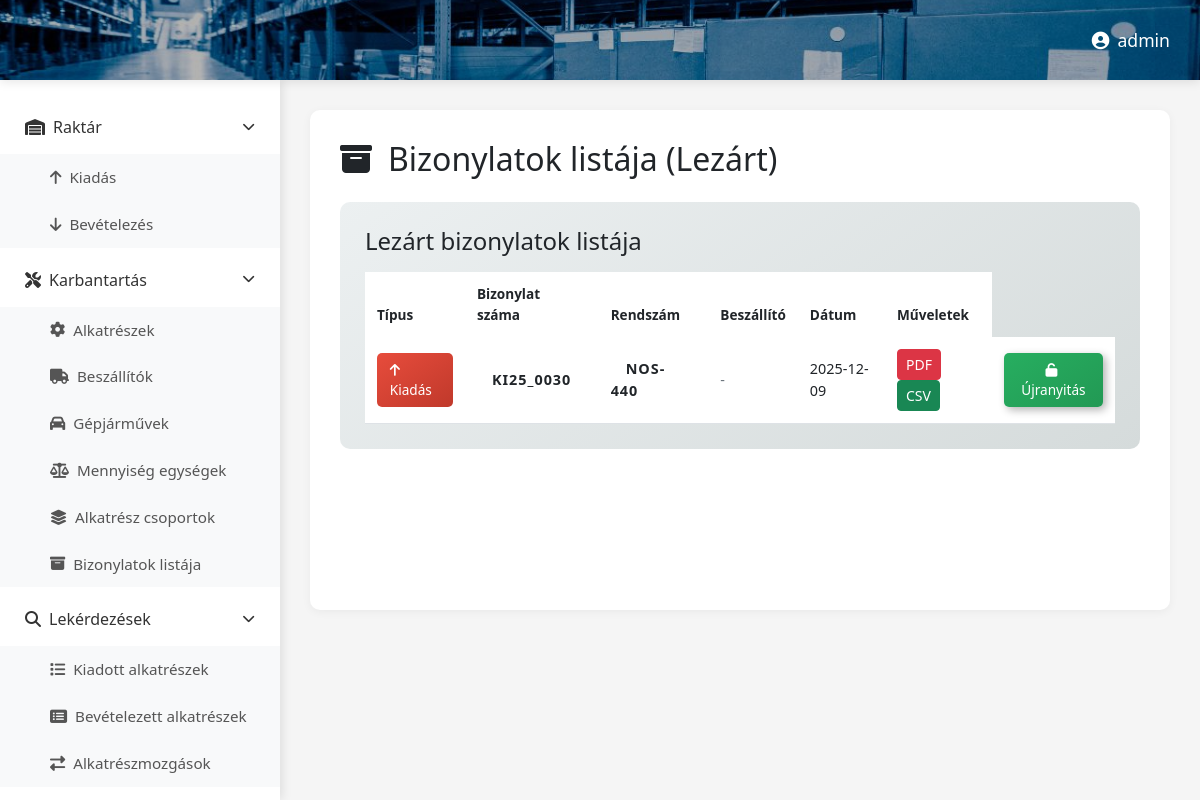
/lezart-bizonylatok/ (signed in), run on an earlier commit of the app's database.
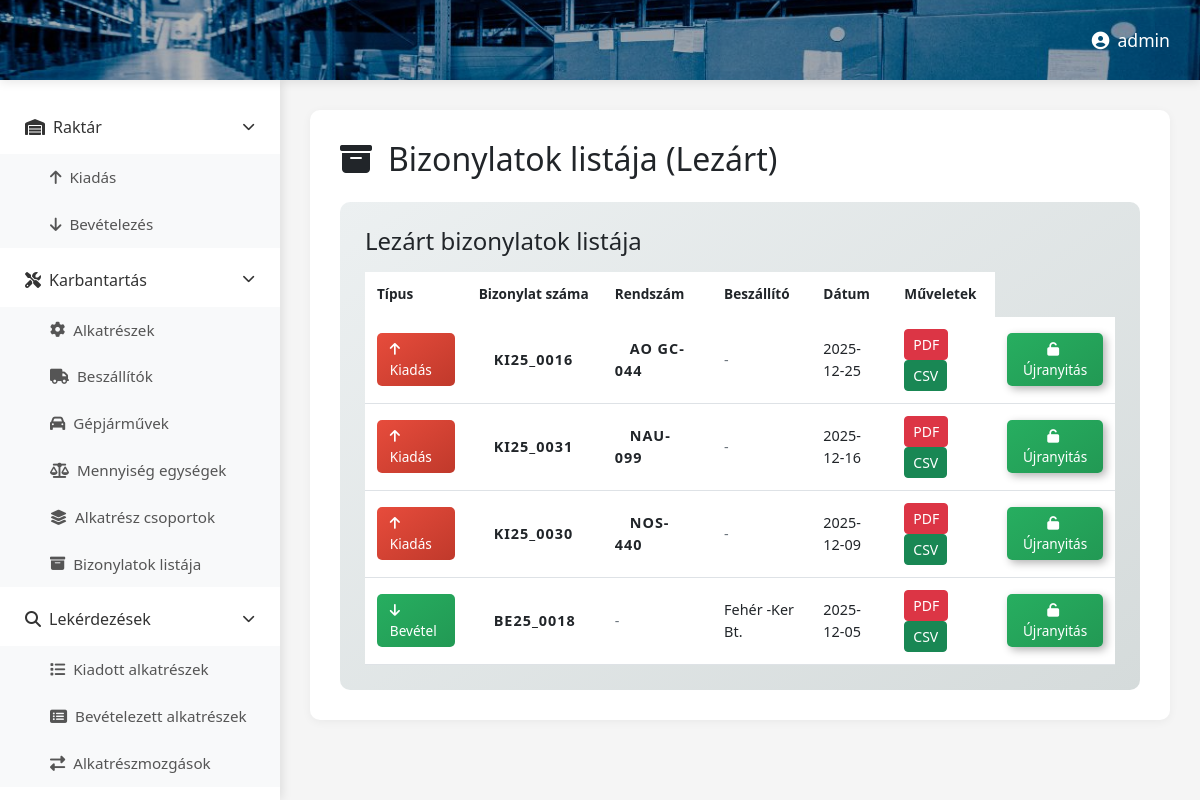
And on a later commit of the database.
### raktar/models.py (models this page shows, shortened)
class Bizonylat(models.Model):
    genbizid = models.CharField(max_length=20)
    szallito = models.ForeignKey(Beszallito, on_delete=models.CASCADE, related_name="bizonylatok", blank=True, null=True)
    rendszam = models.ForeignKey(Rendszam, on_delete=models.CASCADE, related_name="bizonylatok", blank=True, null=True)
    bizonylattipus = models.BooleanField()
    szamlaszam = models.CharField(max_length=50, blank=True, null=True)
    szallitolevelszam = models.CharField(max_length=50, blank=True, null=True)
    datum = models.DateField()
    lezart = models.BooleanField(default=False)

class Rendszam(models.Model):
    rendszam = models.CharField(max_length=20)
    tulajdonos = models.CharField(max_length=50)
    lezart = models.BooleanField(default=False)

class Beszallito(models.Model):
    beszallito = models.CharField(max_length=50)
    lezart = models.BooleanField(default=False)

### raktar/views.py (the view)
# urls.py: path('lezart-bizonylatok/', views.lezart_bizonylatok, name='lezart_bizonylatok'),
@login_required
def lezart_bizonylatok(request):
    lezart_bizonylatok = Bizonylat.objects.filter(lezart=True).order_by('-datum')
    context = {
        'lezart_bizonylatok': lezart_bizonylatok
    }
    return render(request, 'lezart_bizonylatok.html', context)

### raktar/templates/lezart_bizonylatok.html (shortened to what the changed rows need)
{% extends 'base.html' %}
{% load static %}
{% block extra_css %}
<link rel="stylesheet" href="{% static 'css/lezart_bizonylatok.css' %}">
{% endblock %}
{% block content %}
<div class="main-container">
    <main class="content-area">
        <div id="contentContainer">
            <h2><i class="fas fa-archive me-3"></i>Bizonylatok listája (Lezárt)</h2>
            <div class="table-section mt-4">
                <div class="table-responsive">
                    <table class="table table-hover">
                        <thead>
                            <tr>
                                <th>Típus</th>
                                <th>Bizonylat száma</th>
                                <th>Rendszám</th>
                                <th>Beszállító</th>
                                <th>Dátum</th>
                                <th>Műveletek</th>
                            </tr>
                        </thead>
                        <tbody>
                            {% for bizonylat in lezart_bizonylatok %}
                            <tr>
                                <td>
                                    {% if bizonylat.bizonylattipus %}
                                        <span class="tipusbadge tipusbadge-bevetel">
                                            <i class="fas fa-arrow-down me-1"></i>Bevétel
                                        </span>
                                    {% else %}
                                        <span class="tipusbadge tipusbadge-kivetel">
                                            <i class="fas fa-arrow-up me-1"></i>Kiadás
                                        </span>
                                    {% endif %}
                                </td>
                                <td>
                                    <span class="bizonylat-badge">{{ bizonylat.genbizid }}</span>
                                </td>
                                <td>
                                    {% if bizonylat.rendszam %}
                                        <span class="rendszam-badge">{{ bizonylat.rendszam.rendszam }}</span>
                                    {% else %}
                                        <span class="text-muted">-</span>
                                    {% endif %}
                                </td>
                                <td>
                                    {% if bizonylat.szallito %}
                                        {{ bizonylat.szallito.beszallito }}
                                    {% else %}
                                        <span class="text-muted">-</span>
                                    {% endif %}
                                </td>
                                <td>
                                    {{ bizonylat.datum|date:"Y-m-d" }}
                                </td>
                                <td>
                                    <a href="{% url 'raktar:export_bizonylat_pdf' bizonylat.id %}" class="btn btn-sm btn-danger">PDF</a>
                                    <a href="{% url 'raktar:export_bizonylat_csv' bizonylat.id %}" class="btn btn-sm btn-success">CSV</a>
                                </td>
                                <td>
                                    <form method="POST" action="{% url 'raktar:megnyit_bizonylat' bizonylat.id %}" style="display: inline;">
                                        <button type="submit"
                                                class="btn btn-reopen"
                                                onclick="return confirm('Biztosan újranyitja a {{ bizonylat.genbizid }} bizonylatot?')"
                                                title="Bizonylat újranyitása">
                                            <i class="fas fa-unlock me-1"></i>Újranyitás
                                        </button>
                                    </form>
                                </td>
                            </tr>
                            {% endfor %}
                        </tbody>
                    </table>
                </div>
            </div>
        </div>
    </main>
</div>
{% endblock %}

What changed in the data, as far as the page shows it:
now on this page (row edited): Bizonylat: bizonylattipus False (drawn), genbizid "KI25_0016", rendszam.rendszam "AO GC-044", datum "2025-12-25"
now on this page (row edited): Bizonylat: bizonylattipus False (drawn), genbizid "KI25_0031", rendszam.rendszam "NAU-099", datum "2025-12-16"
now on this page (row edited): Bizonylat: bizonylattipus True (drawn), genbizid "BE25_0018", szallito.beszallito "Fehér -Ker Bt.", datum "2025-12-05"
